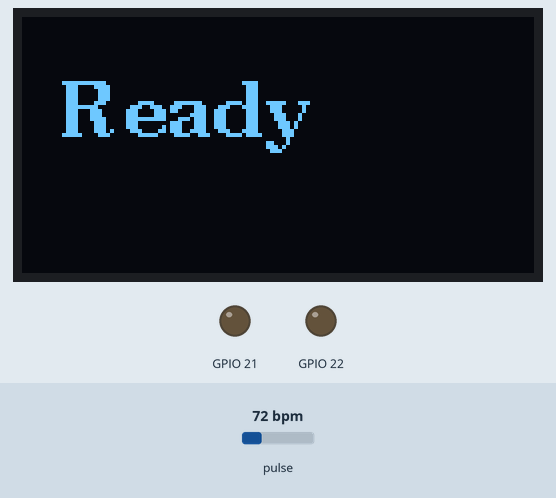
This sketch was run on a simulated ESP32. On the bench: 128×64 one-colour display, output pins drawn as LEDs (lit = HIGH). Inputs (shaded band) come from the test bench; at power-on: pulse 72 bpm. Random numbers use the default seed unless the sketch sets one; what the sketch prints to the serial monitor is not drawn.

Above: at 0.1 s.
At 1.2 s:
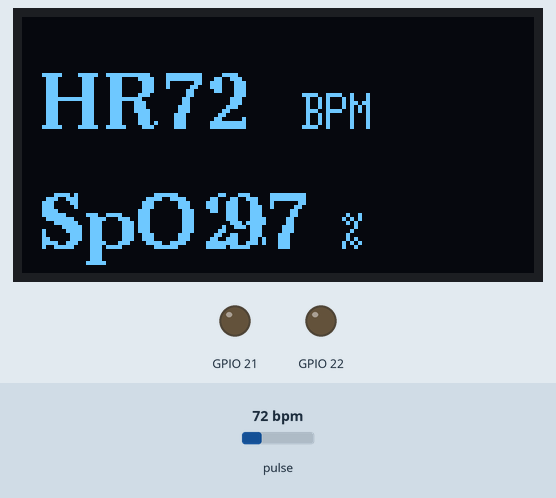
At 10.5 s:
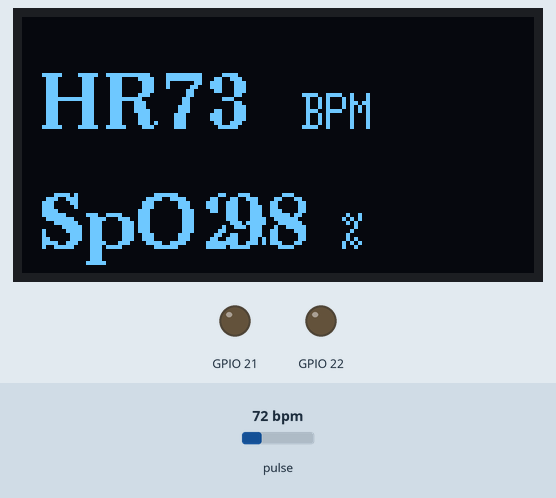
At 20.1 s:
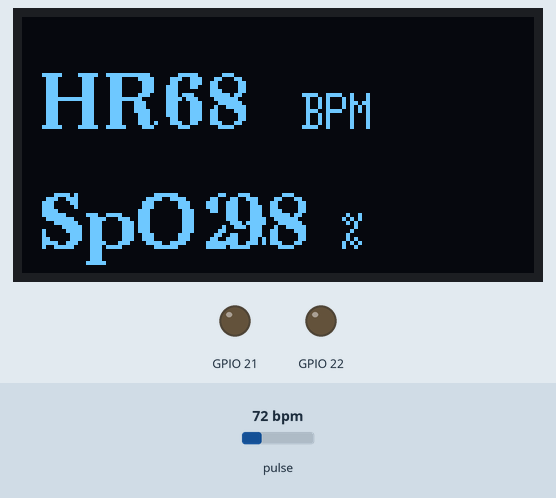
At 28.1 s:
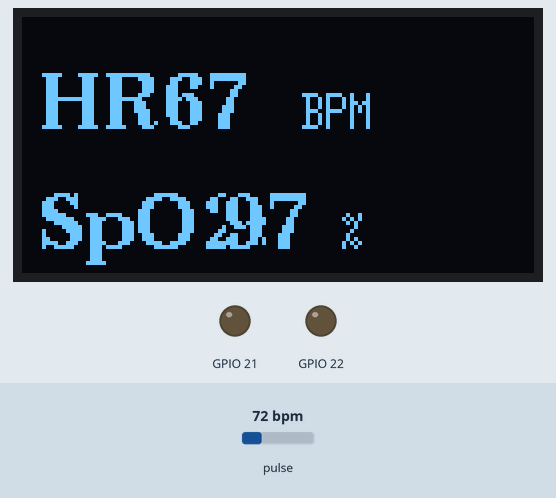
At 37.7 s:
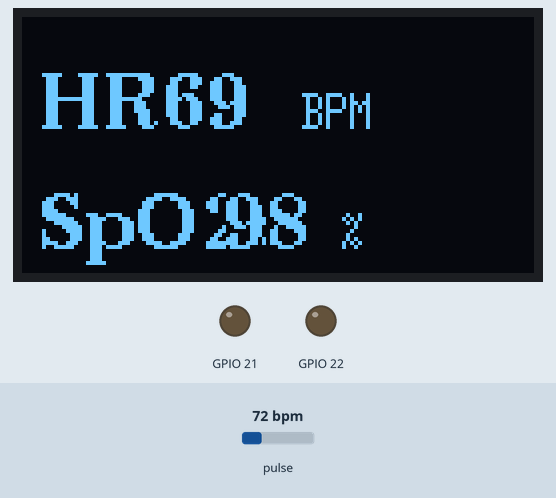

The sketch:

PPG_ESP32_OLED_U8g2.ino
```cpp
#include <Wire.h>
#include "MAX30105.h"
#include <U8g2lib.h>

MAX30105 particleSensor;
U8G2_SSD1306_128X64_NONAME_F_SW_I2C u8g2(U8G2_R0, 17, 16, U8X8_PIN_NONE);

int heartRate = 72;
int spo2 = 97;
unsigned long lastUpdate = 0;

void setup() {
  Serial.begin(115200);
  pinMode(21, OUTPUT);
  pinMode(22, OUTPUT);

  if (!particleSensor.begin(Wire, I2C_SPEED_FAST)) {
    while (1);
  }

  byte ledBrightness = 120;
  byte sampleAverage = 4;
  byte ledMode = 2;
  byte sampleRate = 100;
  int pulseWidth = 411;
  int adcRange = 8192;

  particleSensor.setup(ledBrightness, sampleAverage, ledMode, sampleRate, pulseWidth, adcRange);

  u8g2.begin();
  u8g2.clearBuffer();
  u8g2.setFont(u8g2_font_ncenB14_tr);
  u8g2.drawStr(10, 30, "Ready");
  u8g2.sendBuffer();
  delay(1000);
}

void loop() {
  while (!particleSensor.available()) {
    particleSensor.check();
  }

  long irValue = particleSensor.getIR();
  long redValue = particleSensor.getRed();
  particleSensor.nextSample();

  Serial.print(irValue);
  Serial.print(",");
  Serial.println(redValue);

  unsigned long now = millis();
  if (now - lastUpdate > 300) {
    lastUpdate = now;

    static int count = 0;
    count++;
    if (count % 5 == 0) {
      heartRate = 70 + random(-3, 4);
      spo2 = 97 + random(-1, 2);
      heartRate = constrain(heartRate, 65, 80);
      spo2 = constrain(spo2, 95, 99);
    }

    u8g2.clearBuffer();
    u8g2.setFont(u8g2_font_ncenB14_tr);

    u8g2.drawStr(5, 28, "HR:");
    char hrStr[5];
    itoa(heartRate, hrStr, 10);
    u8g2.drawStr(35, 28, hrStr);
    u8g2.setFont(u8g2_font_6x13_tr);
    u8g2.drawStr(70, 28, "BPM");

    u8g2.setFont(u8g2_font_ncenB14_tr);
    u8g2.drawStr(5, 58, "SpO2:");
    char spStr[5];
    itoa(spo2, spStr, 10);
    u8g2.drawStr(50, 58, spStr);
    u8g2.setFont(u8g2_font_6x13_tr);
    u8g2.drawStr(80, 58, "%");

    u8g2.sendBuffer();
  }
}
```

Measured:
- what the display in image 1 shows lasts 1.3 s, from 1.1 s to 2.4 s
- what the display in image 2 shows lasts 1.6 s, from 10.4 s to 12.0 s
